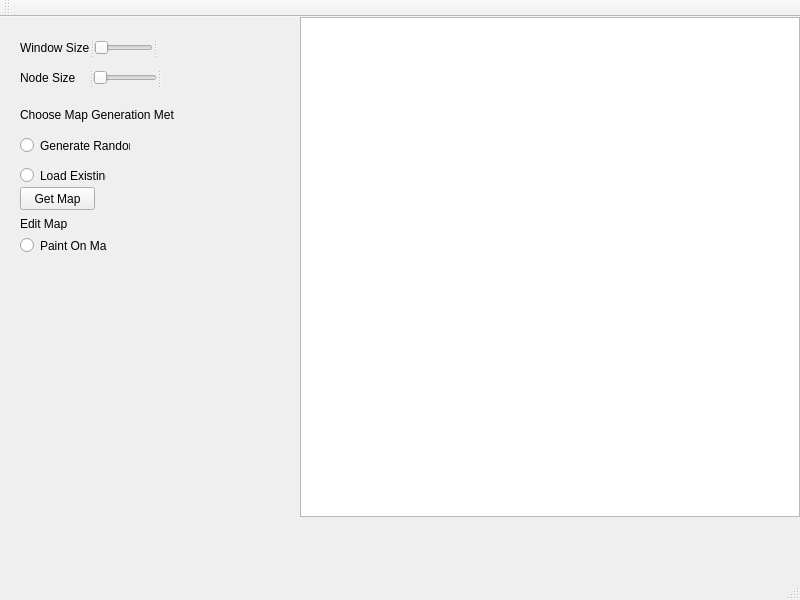
<?xml version="1.0" encoding="UTF-8"?>
<ui version="4.0">
 <class>MainWindow</class>
 <widget class="QMainWindow" name="MainWindow">
  <property name="geometry">
   <rect>
    <x>0</x>
    <y>0</y>
    <width>800</width>
    <height>600</height>
   </rect>
  </property>
  <property name="windowTitle">
   <string>MainWindow</string>
  </property>
  <widget class="QWidget" name="centralWidget">
   <widget class="QPushButton" name="Start">
    <property name="geometry">
     <rect>
      <x>20</x>
      <y>170</y>
      <width>75</width>
      <height>23</height>
     </rect>
    </property>
    <property name="text">
     <string>Get Map</string>
    </property>
   </widget>
   <widget class="QGraphicsView" name="GraphView">
    <property name="geometry">
     <rect>
      <x>300</x>
      <y>0</y>
      <width>500</width>
      <height>500</height>
     </rect>
    </property>
   </widget>
   <widget class="QLabel" name="label">
    <property name="geometry">
     <rect>
      <x>20</x>
      <y>200</y>
      <width>47</width>
      <height>13</height>
     </rect>
    </property>
    <property name="text">
     <string>Edit Map</string>
    </property>
   </widget>
   <widget class="QLabel" name="MapTypeLabel">
    <property name="geometry">
     <rect>
      <x>20</x>
      <y>90</y>
      <width>154</width>
      <height>16</height>
     </rect>
    </property>
    <property name="text">
     <string>Choose Map Generation Method</string>
    </property>
   </widget>
   <widget class="QRadioButton" name="Choice3">
    <property name="geometry">
     <rect>
      <x>20</x>
      <y>220</y>
      <width>87</width>
      <height>17</height>
     </rect>
    </property>
    <property name="text">
     <string>Paint On Map</string>
    </property>
   </widget>
   <widget class="QRadioButton" name="Choice1">
    <property name="geometry">
     <rect>
      <x>20</x>
      <y>120</y>
      <width>110</width>
      <height>17</height>
     </rect>
    </property>
    <property name="text">
     <string>Generate Random</string>
    </property>
   </widget>
   <widget class="QRadioButton" name="Choice2">
    <property name="geometry">
     <rect>
      <x>20</x>
      <y>150</y>
      <width>86</width>
      <height>17</height>
     </rect>
    </property>
    <property name="text">
     <string>Load Existing</string>
    </property>
   </widget>
   <widget class="QSplitter" name="splitter">
    <property name="geometry">
     <rect>
      <x>20</x>
      <y>50</y>
      <width>148</width>
      <height>22</height>
     </rect>
    </property>
    <property name="orientation">
     <enum>Qt::Horizontal</enum>
    </property>
    <widget class="QLabel" name="NodeLabel">
     <property name="text">
      <string>Node Size    </string>
     </property>
     <property name="scaledContents">
      <bool>false</bool>
     </property>
    </widget>
    <widget class="QSlider" name="NodeSlider">
     <property name="minimum">
      <number>2</number>
     </property>
     <property name="maximum">
      <number>50</number>
     </property>
     <property name="singleStep">
      <number>2</number>
     </property>
     <property name="orientation">
      <enum>Qt::Horizontal</enum>
     </property>
    </widget>
    <widget class="QLabel" name="NodeValueLabel">
     <property name="text">
      <string/>
     </property>
    </widget>
   </widget>
   <widget class="QSplitter" name="splitter_2">
    <property name="geometry">
     <rect>
      <x>20</x>
      <y>20</y>
      <width>144</width>
      <height>22</height>
     </rect>
    </property>
    <property name="orientation">
     <enum>Qt::Horizontal</enum>
    </property>
    <widget class="QLabel" name="MapLabel">
     <property name="text">
      <string>Window Size</string>
     </property>
     <property name="scaledContents">
      <bool>false</bool>
     </property>
    </widget>
    <widget class="QSlider" name="MapSlider">
     <property name="minimum">
      <number>10</number>
     </property>
     <property name="maximum">
      <number>500</number>
     </property>
     <property name="singleStep">
      <number>10</number>
     </property>
     <property name="orientation">
      <enum>Qt::Horizontal</enum>
     </property>
    </widget>
    <widget class="QLabel" name="label_2">
     <property name="text">
      <string/>
     </property>
    </widget>
   </widget>
  </widget>
  <widget class="QMenuBar" name="menuBar">
   <property name="geometry">
    <rect>
     <x>0</x>
     <y>0</y>
     <width>800</width>
     <height>21</height>
    </rect>
   </property>
  </widget>
  <widget class="QToolBar" name="mainToolBar">
   <attribute name="toolBarArea">
    <enum>TopToolBarArea</enum>
   </attribute>
   <attribute name="toolBarBreak">
    <bool>false</bool>
   </attribute>
  </widget>
  <widget class="QStatusBar" name="statusBar"/>
 </widget>
 <layoutdefault spacing="6" margin="11"/>
 <resources/>
 <connections/>
</ui>
